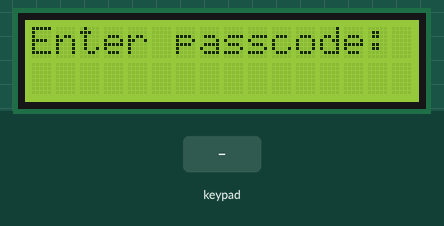
This sketch was run on a simulated Arduino Uno, built with avr-gcc and run on an emulated ATmega328P. Shown: 16×2 character LCD. Inputs (shaded band) come from the test bench. What the sketch prints to the serial monitor is not drawn.

Above: at 1.2 s.
1.3 s: keypad keys A B C D 1 2 3 4 # pressed 0.4 s apart
At 5.0 s:
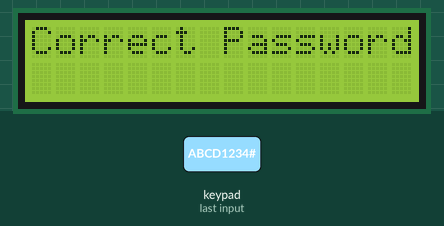
6.4 s: key '#' pressed
At 7.3 s:
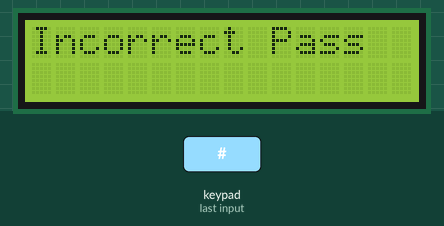
9.4 s: keypad keys 9 8 7 6 D pressed 0.4 s apart
At 11.6 s:
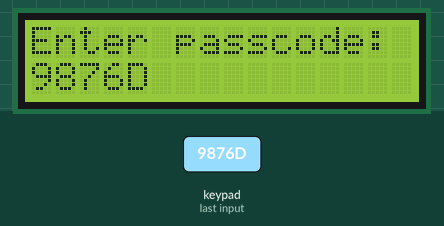
12.9 s: keypad keys A B C D 1 2 3 4 * pressed 0.4 s apart
At 15.0 s:
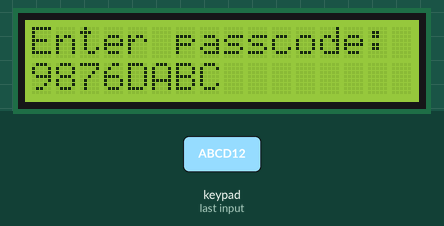
18.0 s: key 'B' pressed
At 18.3 s:
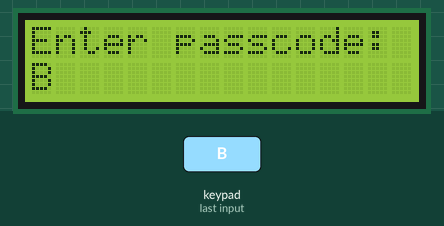
19.5 s: key 'A' pressed
At 20.7 s:
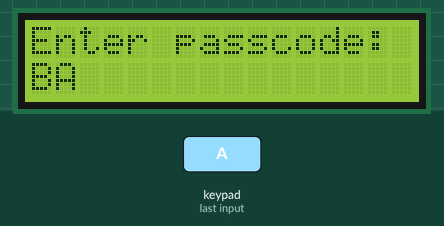
Timing chart, 0 to 22.0 s (numbered marks = the images above; inputs shaded):
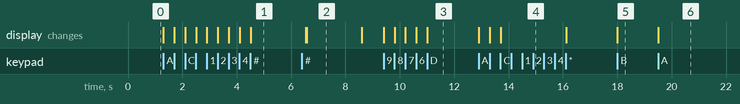

The sketch:

CustomKeypad_WithLCD.ino
```cpp
#include <Keypad.h>
#include <LCD_I2C.h>

LCD_I2C lcd(0x27, 16, 2);

const byte ROWS = 4;
const byte COLS = 4;
char pass[] = "ABCD1234";

char hexaKeys[ROWS][COLS] = {
  {'1','2','3','A'},
  {'4','5','6','B'},
  {'7','8','9','C'},
  {'*','0','#','D'}
};

byte rowPins[ROWS] = {9, 8, 7, 6};
byte colPins[COLS] = {5, 4, 3, 2};

Keypad customKeypad = Keypad(makeKeymap(hexaKeys), rowPins, colPins, ROWS, COLS);

char enteredPass[8];
byte passIndex = 0;
int cursor = 0;

void setup() {
  Serial.begin(9600);
  lcd.begin();
  lcd.backlight();
  lcd.print("Enter passcode:");
  Serial.println("System Initialized. Enter passcode.");
}

void loop() {
  char customKey = customKeypad.getKey();

  if (customKey) {

    if (customKey == '#') {
      enteredPass[passIndex] = '\0';
      Serial.print("Entered passcode: ");
      Serial.println(enteredPass);
      cursor = 0;

      if (strcmp(enteredPass, pass) == 0) {
        lcd.clear();
        lcd.print("Correct Password");
        Serial.println("Correct Password");
      } else {
        lcd.clear();
        lcd.print("Incorrect Pass");
        Serial.println("Incorrect Pass");
      }

      delay(2000);
      lcd.clear();
      lcd.print("Enter passcode:");
      passIndex = 0;
      memset(enteredPass, 0, sizeof(enteredPass));
    }

    else if (customKey == '*') {
      passIndex = 0;
      memset(enteredPass, 0, sizeof(enteredPass));
      lcd.clear();
      lcd.print("Enter passcode:");
      Serial.println("Passcode reset.");
      cursor = 0;
    }
    else {
      if (passIndex < 8) {

        enteredPass[passIndex] = customKey;
        passIndex++;
        Serial.print("Key pressed: ");
        Serial.println(customKey);
        lcd.setCursor(cursor, 1);
        lcd.print(customKey);
        cursor++;
      }
    }
  }
}
```

Measured:
- after the input at 1.3 s, the display: first changes at once (image 1 shows a later state)
- after the input at 6.4 s, the display: first differs from a run without the input after 0.18 s (image 2)
- after the input at 9.4 s, the display: first changes at once (image 3 shows a later state)
- after the input at 12.9 s, the display: first changes at once (image 4 shows a later state)
- after the input at 18.0 s, the display: changes at once (image 5)
- after the input at 19.5 s, the display: changes at once (image 6)
- what the display in image 2 shows lasts 2.0 s, from 6.6 s to 8.6 s
